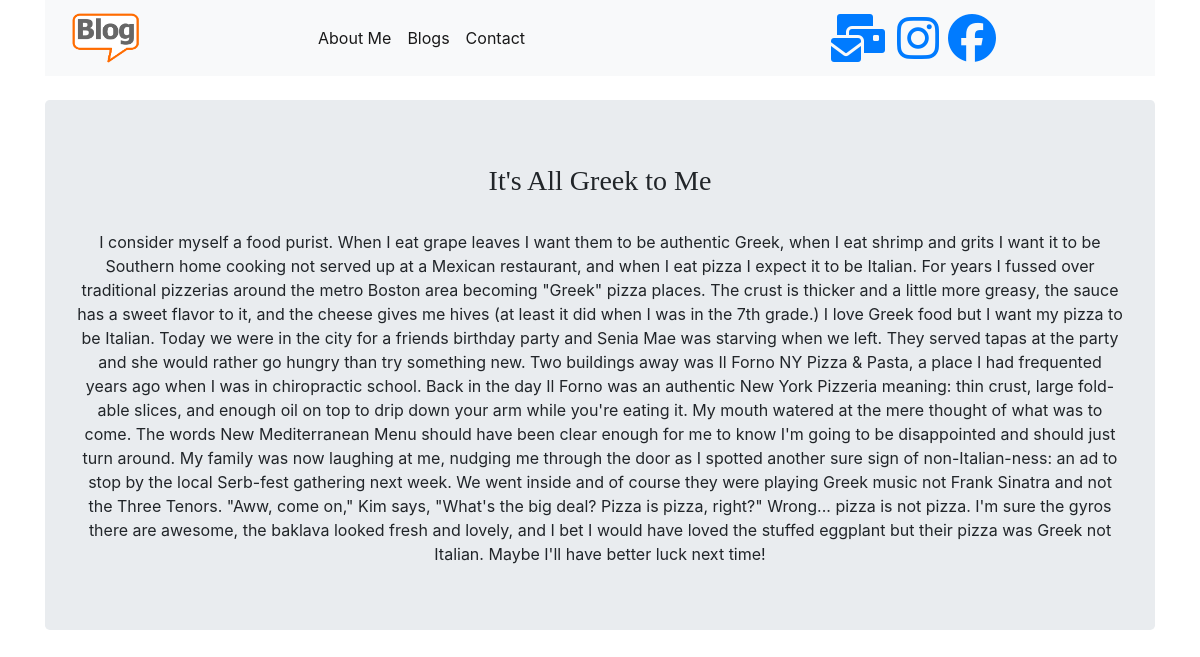
Screenshot of /blogs/1/ with the database file from the repository.
### Blog/models.py (models this page shows, shortened)
class Blogs(models.Model):
    title=models.CharField(max_length=256)
    body=models.TextField()
    pub_date=models.DateTimeField()
    class Meta():
        ordering=('title',)
        verbose_name_plural='Blogs'

### Blog/views.py (the view)
# urls.py: path('blogs/<int:Blog_id>/', views.detail,name='detail')
def detail(request,Blog_id):
    detail_page=get_object_or_404(Blogs,pk=Blog_id)
    return render(request,'Blog/detail.html',{'detail':detail_page})

### templates/Blog/detail.html
{% extends 'Blog/base.html' %}
{% block content %}
<div class="container">
<section class="jumbotron text-center">
<center><h3>{{detail.title}}</h3></center><br>
<body>
  {{detail.body}}
</body>
</section>
</div>
{% endblock %}

### templates/Blog/base.html (style rules this page uses)
h1,h2,h3,h4,h5,h6 { font-family:cursive; }

### rows the page displays
Blogs: title "It's All Greek to Me", body "I consider myself a food purist. When I eat grape leaves I want them to be authentic Greek, when I eat shrimp and grits I want it to be Southern home cooking not served up at a Mexican restaurant, and when I eat pizza I expect it to be Italian. For years I fussed over traditional pizzerias around the metro Boston area becoming \"Greek\" pizza places. The crust is thicker and a little more greasy, the sauce has a sweet flavor to it, and the cheese gives me hives (at least it did when I was in the 7th grade.) I love Greek food but I want my pizza to be Italian. Today we were in the city for a friends birthday party and Senia Mae was starving when we left. They served tapas at the party and she…"
